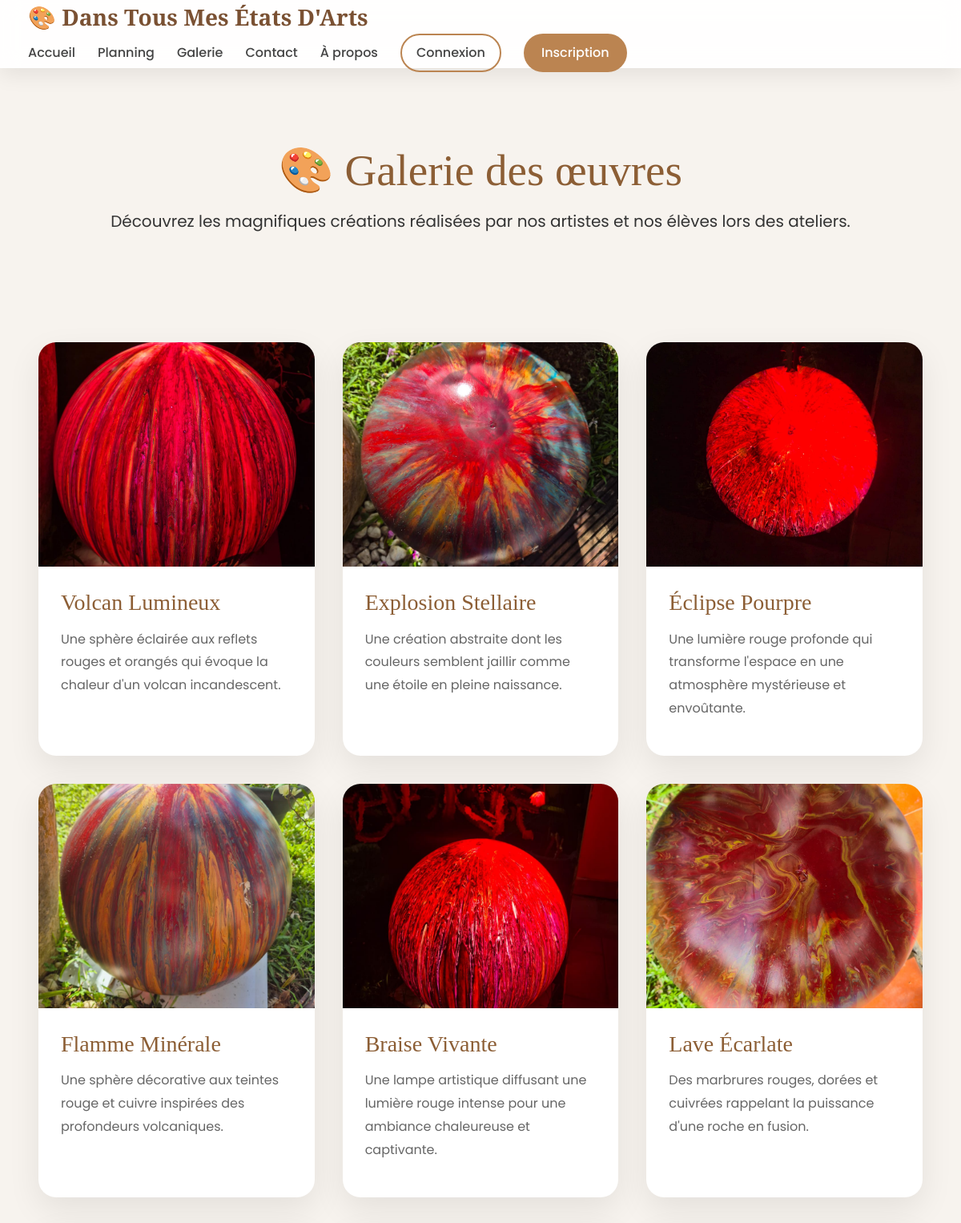
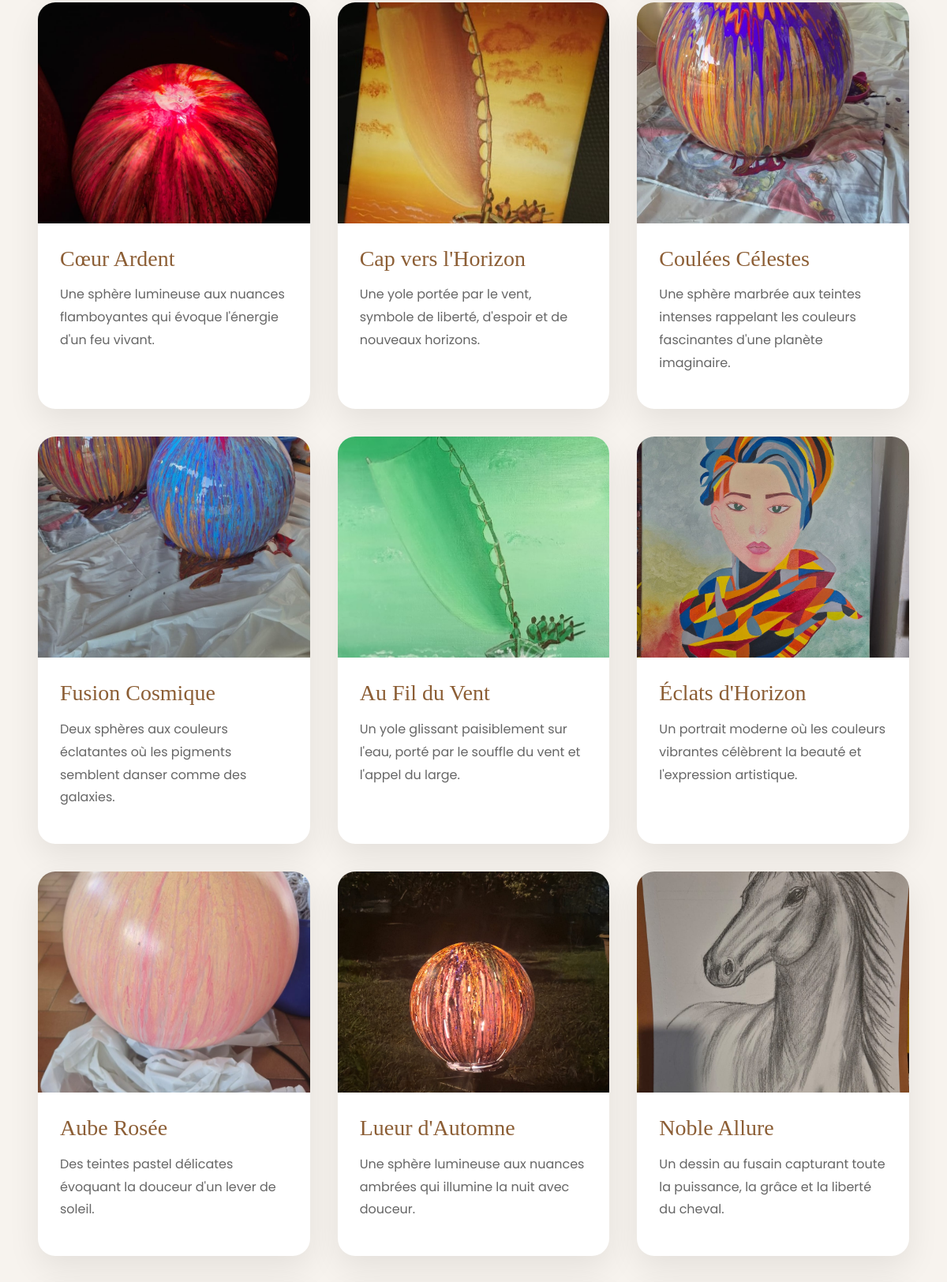
Page /galerie (upper part) on the committed database (2 pictures, top to bottom).
### models/oeuvre.py (models this page shows)
class Oeuvre(db.Model):
    __tablename__ = "oeuvres"
    id = db.Column(
        db.Integer,
        primary_key=True
    )
    titre = db.Column(
        db.String(150),
        nullable=False
    )
    description = db.Column(
        db.Text
    )
    image = db.Column(
        db.String(255),
        nullable=False
    )
    date_ajout = db.Column(
        db.DateTime,
        server_default=db.func.now()
    )

### app.py (the view)
@app.route("/galerie")
def galerie():
    oeuvres = Oeuvre.query.order_by(
        Oeuvre.date_ajout.desc()
    ).all()
    return render_template(
        "galerie.html",
        oeuvres=oeuvres
    )

### templates/galerie.html (shortened to what this page needs)
{% extends "base.html" %}
{% block content %}
<section class="planning-header">
    <h1>🎨 Galerie des œuvres</h1>
    <p>
        Découvrez les magnifiques créations réalisées par nos artistes
        et nos élèves lors des ateliers.
    </p>
</section>
<section class="galerie-container">
    {% if oeuvres %}
    <div class="galerie-grid">
        {% for oeuvre in oeuvres %}
        <div
        class="galerie-card"
        data-bs-toggle="modal"
        data-bs-target="#oeuvre{{ oeuvre.id }}"
        style="cursor:pointer;">
            <div class="galerie-image">
                <img
                    src="{{ url_for('static', filename='uploads/oeuvres/' + oeuvre.image) }}"
                    alt="{{ oeuvre.titre }}">
            </div>
            <div class="galerie-content">
                <h2>
                    {{ oeuvre.titre }}
                </h2>
                <p>
                    {{ oeuvre.description }}
                </p>
            </div>
        </div>
        {% endfor %}
    </div>
    {% endif %}
</section>
{% endblock %}

### templates/base.html (shortened to what this page needs)
<!DOCTYPE html>
<html lang="fr">
<link href="https://cdn.jsdelivr.net/npm/bootstrap@5.3.7/dist/css/bootstrap.min.css" rel="stylesheet">
<head>
    <link rel="stylesheet" href="{{ url_for('static', filename='css/style.css') }}">
<link rel="stylesheet" href="{{ url_for('static', filename='css/animations.css') }}">
<link rel="stylesheet" href="{{ url_for('static', filename='css/responsive.css') }}">
<link rel="stylesheet"
href="https://cdnjs.cloudflare.com/ajax/libs/font-awesome/6.5.2/css/all.min.css">
</head>
<body>
<header class="navbar">
    <div class="logo">
        🎨 Dans Tous Mes États D'Arts
    </div>
<nav>
    <a href="/">Accueil</a>
    <a href="/planning">Planning</a>
    <a href="/galerie">Galerie</a>
    <a href="/contact">Contact</a>
    <a href="/apropos">À propos</a>
    {% if current_user.is_authenticated %}
        {% if current_user.role == "admin" %}
        <a href="/admin">Administration</a>
        {% endif %}
        <a href="/logout" class="connexion">
            Déconnexion
        </a>
    {% else %}
        <a class="connexion" href="/login">
            Connexion
        </a>
        <a class="inscription" href="/register">
            Inscription
        </a>
    {% endif %}
</nav>
</header>
{% block content %}
{% endblock %}
</body>
</html>

### static/css/style.css (style rules this page uses)
* { margin:0; padding:0; box-sizing:border-box; }
html { scroll-behavior:smooth; }
body { font-family:'Poppins',sans-serif; background:#f7f3ee; color:#333; }
header.navbar { position:fixed; top:0; left:0; width:100%; height:85px; background:rgba(255,255,255,.92); backdrop-filter:blur(12px); display:flex; align-items:center; padding:0 35px; z-index:1000; box-shadow:0 8px 25px rgba(0,0,0,.08); }
.logo { margin-right:auto; }
.logo { font-size:28px; font-weight:700; color:#7a5133; font-family:'Playfair Display',serif; }
nav { display:flex; align-items:center; gap:28px; flex-wrap:nowrap; }
nav a { white-space:nowrap; }
nav a { text-decoration:none; color:#444; transition:.3s; font-weight:500; }
.connexion { border:2px solid #bb8451; padding:10px 18px; border-radius:30px; }
.inscription { background:#bb8451; color:white; padding:12px 22px; border-radius:30px; }
.planning-header { margin-top:130px; text-align:center; padding:50px 20px; }
.planning-header h1 { font-size:55px; color:#8c5e35; font-family:'Playfair Display',serif; }
.planning-header p { font-size:20px; margin-top:15px; }
.galerie-container { width:1300px; max-width:92%; margin:70px auto 100px; }
.galerie-grid { display:grid; grid-template-columns:repeat(auto-fit,minmax(340px,1fr)); gap:35px; }
.galerie-card { background:white; border-radius:22px; overflow:hidden; box-shadow:0 15px 40px rgba(0,0,0,.08); transition:.35s; }
.galerie-image { height:280px; overflow:hidden; }
.galerie-image img { width:100%; height:100%; object-fit:cover; transition:.5s; }
.galerie-content { padding:28px; }
.galerie-content h2 { color:#8c5e35; font-size:28px; margin-bottom:15px; font-family:'Playfair Display',serif; }
.galerie-content p { line-height:1.8; color:#666; }

### rows in the picture
Oeuvre: image (picture), titre "Volcan Lumineux", description "Une sphère éclairée aux reflets rouges et orangés qui évoque la chaleur d'un volcan incandescent."
Oeuvre: image (picture), titre "Explosion Stellaire", description "Une création abstraite dont les couleurs semblent jaillir comme une étoile en pleine naissance."
Oeuvre: image (picture), titre "Éclipse Pourpre", description "Une lumière rouge profonde qui transforme l'espace en une atmosphère mystérieuse et envoûtante."
Oeuvre: image (picture), titre "Flamme Minérale", description "Une sphère décorative aux teintes rouge et cuivre inspirées des profondeurs volcaniques."
Oeuvre: image (picture), titre "Braise Vivante", description "Une lampe artistique diffusant une lumière rouge intense pour une ambiance chaleureuse et captivante."
Oeuvre: image (picture), titre "Lave Écarlate", description "Des marbrures rouges, dorées et cuivrées rappelant la puissance d'une roche en fusion."
Oeuvre: image (picture), titre "Cœur Ardent", description "Une sphère lumineuse aux nuances flamboyantes qui évoque l'énergie d'un feu vivant."
Oeuvre: image (picture), titre "Cap vers l'Horizon", description "Une yole portée par le vent, symbole de liberté, d'espoir et de nouveaux horizons."
Oeuvre: image (picture), titre "Coulées Célestes", description "Une sphère marbrée aux teintes intenses rappelant les couleurs fascinantes d'une planète imaginaire."
Oeuvre: image (picture), titre "Fusion Cosmique", description "Deux sphères aux couleurs éclatantes où les pigments semblent danser comme des galaxies."
Oeuvre: image (picture), titre "Au Fil du Vent", description "Un yole glissant paisiblement sur l'eau, porté par le souffle du vent et l'appel du large."
Oeuvre: image (picture), titre "Éclats d'Horizon", description "Un portrait moderne où les couleurs vibrantes célèbrent la beauté et l'expression artistique."
Oeuvre: image (picture), titre "Aube Rosée", description "Des teintes pastel délicates évoquant la douceur d'un lever de soleil."
Oeuvre: image (picture), titre "Lueur d'Automne", description "Une sphère lumineuse aux nuances ambrées qui illumine la nuit avec douceur."
Oeuvre: image (picture), titre "Noble Allure", description "Un dessin au fusain capturant toute la puissance, la grâce et la liberté du cheval."
